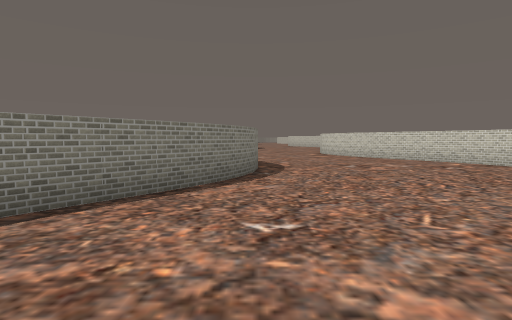
View 1 (above)

16 first-person views from a walk through a scene from a Unity 3-D project. The camera is 1.5 m above the floor, tilts 4° down and sees 80° across. The floor is counted in squares, 2 m on a side. Each view is taken from the middle of a square. On the plan, view 1 faces up. The plan holds only what a view shows up to about 10 squares ahead; the rest is blank. The place goes on beyond the plan. Some surface patterns are stand-ins.

View 2
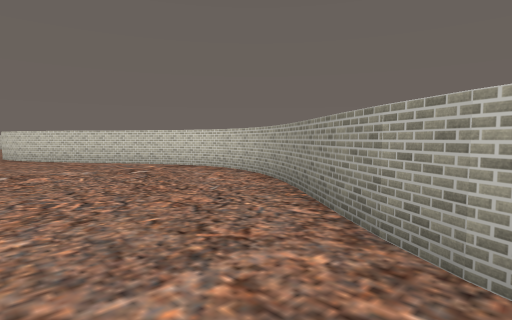

View 3
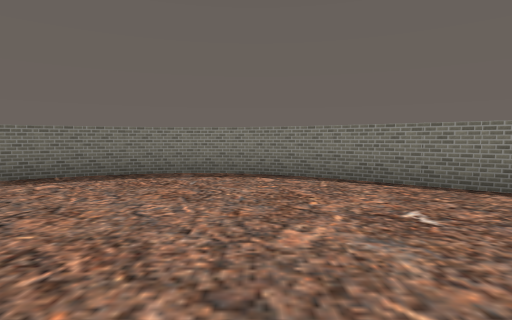

View 4
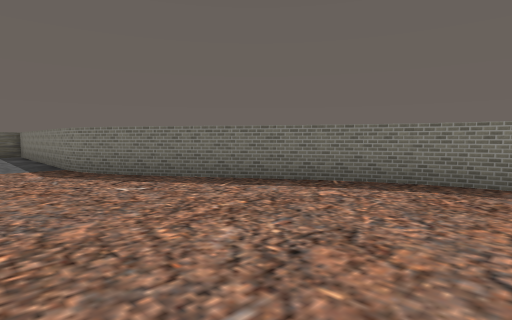

View 5
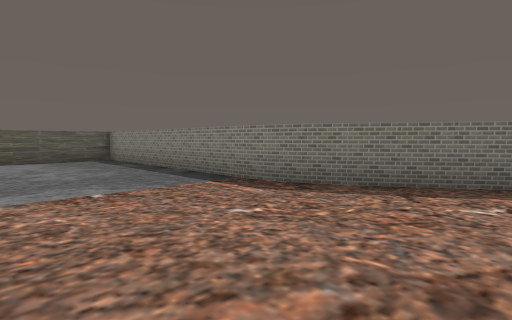

View 6
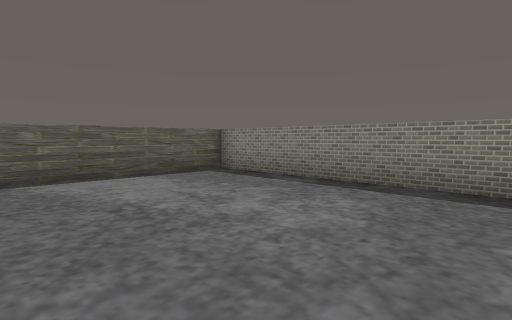

View 7
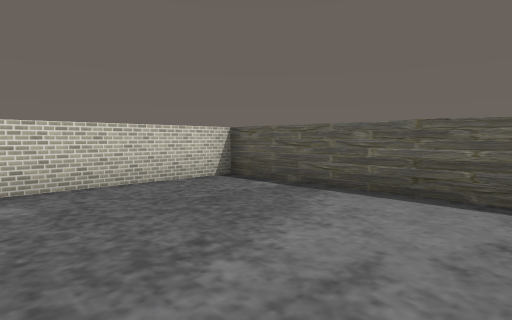

View 8
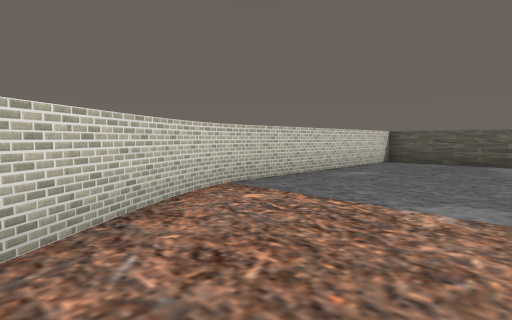

View 9
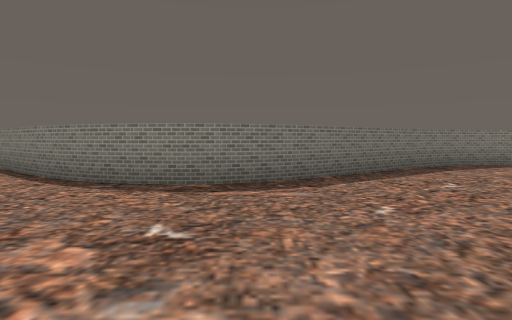

View 10
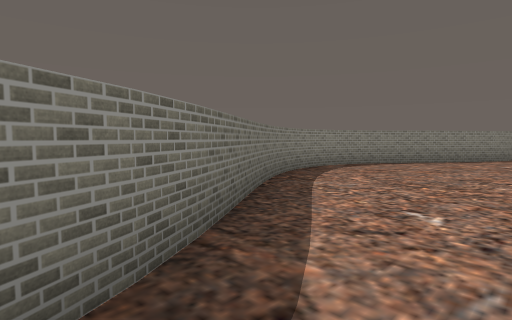

View 11
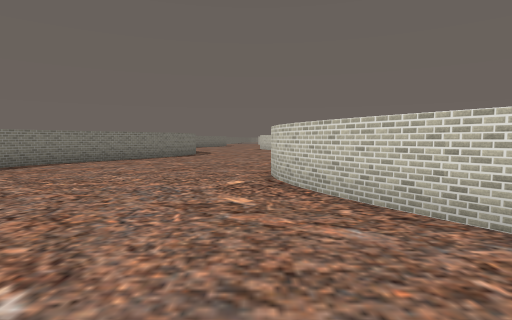

View 12
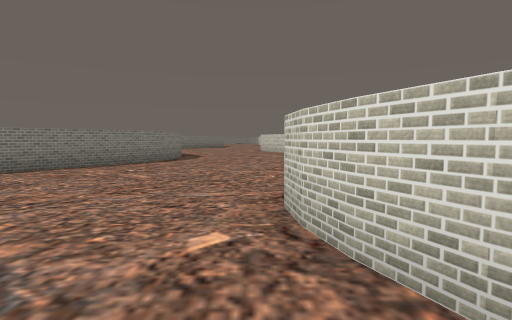

View 13
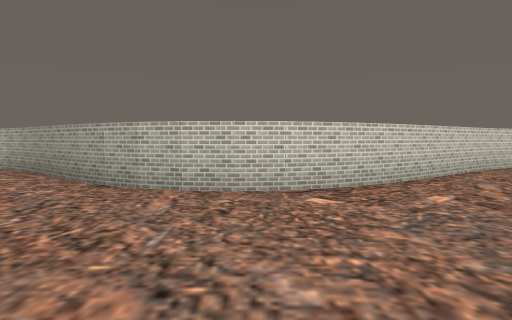

View 14
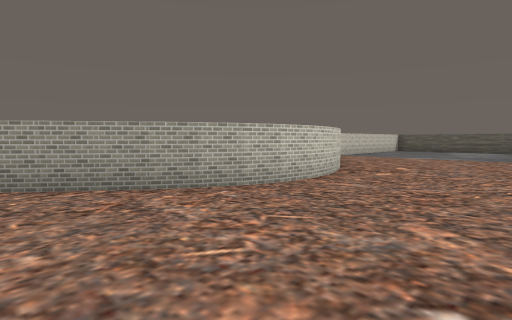

View 15
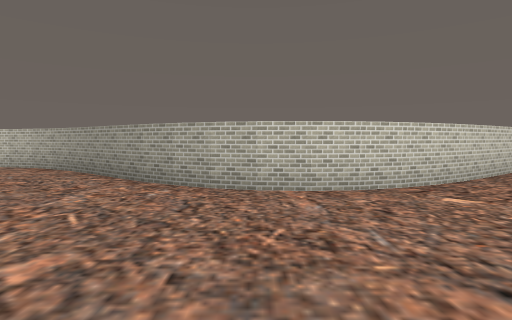

View 16
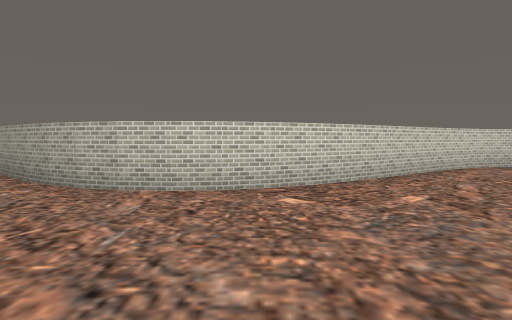

### Floor plan
Points are (right, up) in squares from view 1. A wall is a line through its corners. A room is listed if a view was taken in it or the views show most of it. See-through windows are left out.
Room 1 (views 1, 2, 3, 4, 5, 6, 7, 8, 9, 10, 11, 12, 13, 14, 15, 16)
walls: (3.9, 1.3) (4.7, 2.6); (4.7, 2.5) (6.1, 4.4); (3.6, 0.6) (3.9, 1.4); (-0.8, 4.9) (-2.8, 2.4); (3.4, -0.1) (3.6, 0.7); (-0.5, 5.6) (-0.9, 4.8); (-0.2, 6.3) (-0.6, 5.5); (6.1, 4.3) (6.5, 5.1); (0, 7) (-0.2, 6.2); (-2.7, 2.5) (-3.1, 1.8); (6.4, 5) (6.8, 5.8); (0.2, 7.8) (0.2, 6.9); (-3.1, 1.9) (-3.4, 1.1); (6.7, 5.6) (7, 6.5); (3.6, -2.3) (3.4, -1.5) (3.3, -0.8) (3.4, 0); (-3.4, 1.2) (-3.6, 0.4); (0, 8.5) (0.1, 7.8); (7, 6.3) (7.1, 7.6) (6.7, 8.6); (-3.6, 0.5) (-3.7, -0.4); (3.9, -3) (3.6, -2.2); (-0.3, 9.1) (0, 8.4); (-3.7, -0.2) (-3.6, -1.1); (7.1, 7.2) (7, 8); (-3.6, -0.9) (-3.4, -1.8); (-3.4, -1.7) (-3, -2.5); (-3, -2.3) (-0.2, -7.1); (6.8, 8.5) (6.4, 9.3); (6.5, 9.2) (4.7, 11.8); (-0.9, 10.4) (-0.2, 9); (4.7, 11.7) (3.9, 13.3); (-0.3, -6.9) (0, -7.8); (3.9, 13.1) (3.6, 13.9); (0, -7.6) (0.1, -8.4); (6.5, -6.9) (4.3, -3.6) (3.9, -2.9); (3.6, 13.8) (3.4, 14.6) (3.3, 15.3); (0.1, -8.2) (0, -15.3) (7, -15.3) (7.1, -8.7); (6.8, -7.6) (6.4, -6.8); (-3.2, 13.7) (-0.9, 10.3); (7, -8.2) (6.8, -7.5); (3.3, 15.2) (3.4, 16.1); (7.1, -8.9) (7, -8.1); (3.4, 16) (3.6, 16.8); (-3.6, 15.1) (-3.4, 14.4) (-3.1, 13.6); (3.6, 16.7) (3.9, 17.4); (-3.7, 15.9) (-3.6, 15); (3.8, 17.4) (4.7, 18.7); (-3.6, 16.6) (-3.7, 15.7); (-3.4, 17.3) (-3.6, 16.5); (4.6, 18.5) (6.1, 20.4); (-3.1, 18) (-3.4, 17.2); (-1.3, 20.5) (-3.2, 17.9)

Positions as (right, up) in squares from view 1, and headings:
1: (0, 0), facing up
2: (2, 1), facing up-right
3: (3, 1), facing left
4: (2, 0), facing down-left
5: (4, -4), facing down-left
6: (5, -9), facing down-left
7: (2, -11), facing down-right
8: (3, -5), facing down-right
9: (5, 9), facing left
10: (1, 9), facing up-left
11: (3, 9), facing up
12: (3, 12), facing up
13: (-1, 15), facing right
14: (0, 4), facing down-right
15: (-1, 0), facing right
16: (-1, -2), facing right
